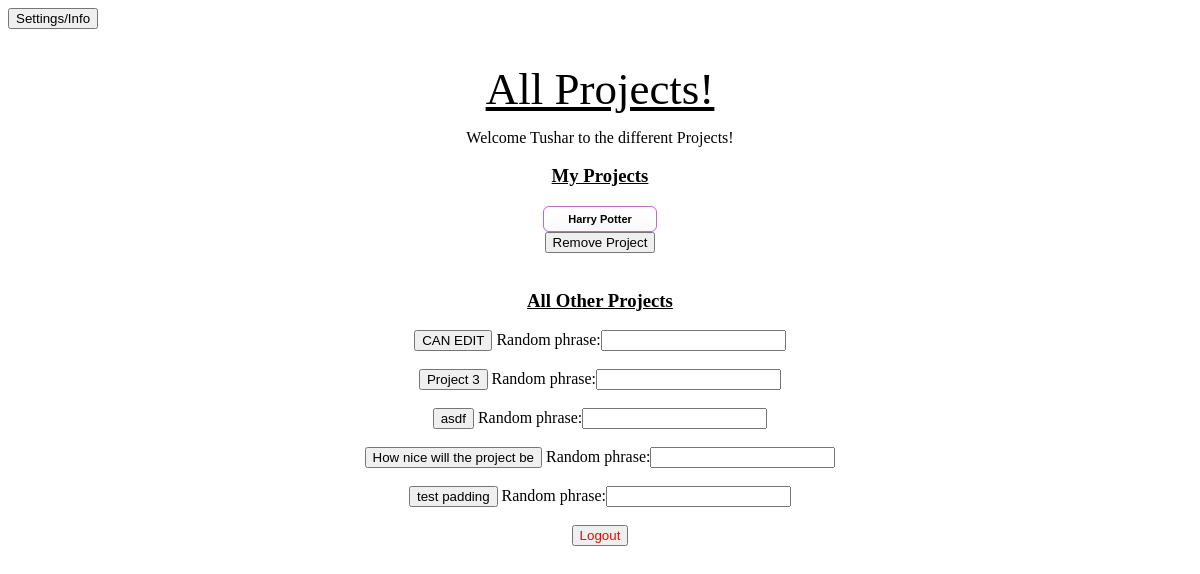
/quest/user_project_page/tdesai (signed in), run on an earlier commit of the app's database.
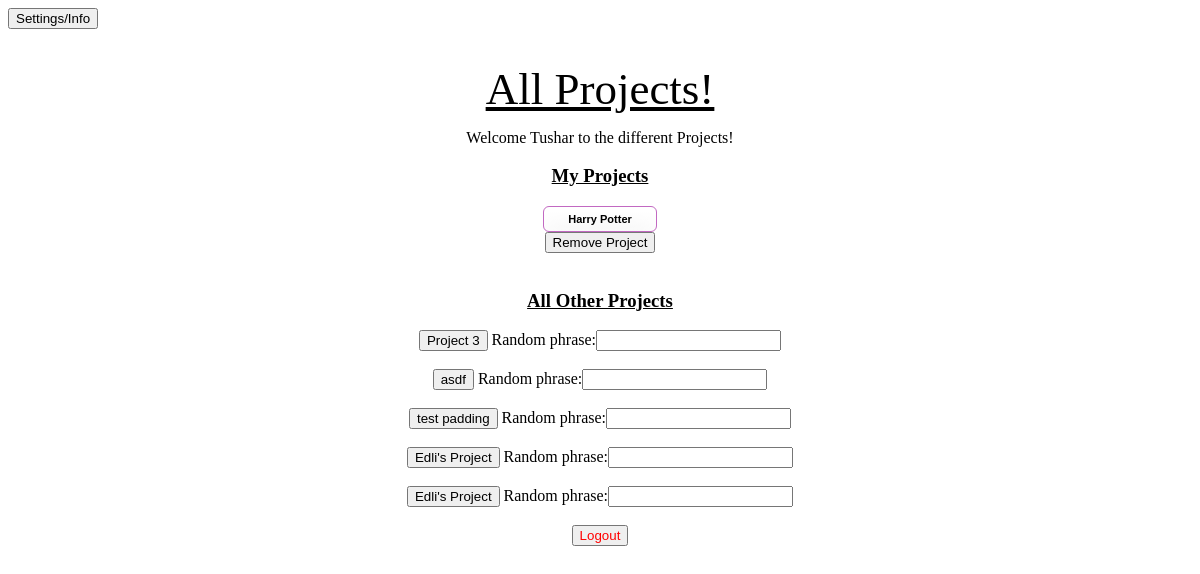
And on a later commit of the database.
### quest_extension/models.py (models this page shows, shortened)
class User(models.Model):
    user_ldap = models.CharField(max_length=45)
    user_first_name = models.CharField(max_length=45)
    user_last_name = models.CharField(max_length=45)
    user_email = models.CharField(max_length=45)
    user_password = models.CharField(max_length = 45)
    user_reset_password_pin = models.CharField(max_length = 5, null=True, default = None)

class Project(models.Model):
    project_name = models.CharField(max_length=1000)
    project_description = models.CharField(max_length=1000)
    project_random_phrase = models.CharField(max_length = 255)
    project_admin_pin = models.CharField(max_length = 255, unique = True)
    project_editable = models.BooleanField()

### quest_extension/views.py (the view)
# urls.py: path('user_project_page/<ldap>', views.get_user_project_page),
def get_user_project_page(request, ldap):
    if not validate_user_access(request, ldap):
        return HttpResponseRedirect('/quest/user_login')
    current_user = User.objects.get(user_ldap = ldap)
    user_projects = [user_project.project for user_project in UserProject.objects.filter(user = current_user)]
    user_project_ids = [project.id for project in user_projects]
    all_other_projects = [project for project in Project.objects.all() if project.id not in user_project_ids]
    add_new_project_form = AddNewProjectForm()
    context = {'current_user': current_user,
     'user_projects': user_projects,
      'all_other_projects': all_other_projects,
      'add_new_project_form': add_new_project_form}
    return render(request, 'quest_extension/user_project_page.html', context)

### quest_extension/forms.py
class AddNewProjectForm(forms.Form):
    random_phrase = forms.CharField()

### quest_extension/logic.py (called while the page is built)
def validate_user_access(request, ldap):
    return 'current_user_ldap' in request.session and request.session['current_user_ldap'] == ldap

### quest_extension/templates/quest_extension/user_project_page.html (shortened to what this page needs)
{% load static %}
<!DOCTYPE html>
<html lang="en">
    <head>
	<link rel="stylesheet" type="text/css" href="{% static 'quest_extension/user_project_page_style.css' %}">
    </head>
    <body>
    <form method='GET' action = '/quest/user_info/{{current_user.user_ldap}}'>
        <button type='submit'>Settings/Info</button>
    </form>
    <div id = 'centered'>
        <h1>All Projects!</h1>
        <p>Welcome {{ current_user.user_first_name }} to the different Projects!</p>
        <h3> My Projects </h3>
        {% for project in user_projects %}
            <form method='GET', action = '/quest/user_home/{{ current_user.user_ldap }}/{{ project.id }}'>
                <div id= 'project_button'>
                    <button type='submit'>{{project.project_name}}</button>
                </div>
            </form>
            <form method='POST' action = '/quest/remove_user_project/{{ current_user.user_ldap }}'>
                <button onclick="return confirm('Are you sure you want to remove this project (All data submitted and all questions answered for this project will be deleted)?');" type = 'submit' name = 'remove_project' value = '{{ project.id }}'> Remove Project </button>
            </form>
            <br>
        {% endfor %}
        <h3> All Other Projects </h3>
        {% for project in all_other_projects %}
            <form id = 'add_new_project' method='POST' action = '/quest/add_user_project_page/{{ current_user.user_ldap }}'>
                <button type ='submit' name = 'project_id' value = '{{project.id}}'>{{project.project_name}}</button>
                {{ add_new_project_form }}
            </form>
            <br>
        {% endfor %}
            <div id= 'logout'>
            <form method='POST' action = '/quest/user_logout/{{ current_user.user_ldap}}'>
                    <button type = 'submit', name = 'logout'>Logout</button>
                </form>
            </div>
        </div>
    </body>
</html>

### quest_extension/static/quest_extension/user_project_page_style.css (style rules this page uses)
#centered { text-align: center; }
h1 { padding-top: 3%; text-decoration: underline; color: black; font-family: 'Trocchi', serif; font-size: 45px; font-weight: normal; line-height: 48px; margin: 0; }
h3 { text-decoration: underline; }
input { display: inline-block; }
#logout button { color:red; }
#project_button button { -moz-box-shadow:inset 0px 5px 23px 0px #ffffff; -webkit-box-shadow:inset 0px 5px 23px 0px #ffffff; box-shadow:inset 0px 5px 23px 0px #ffffff; background:-webkit-gradient(linear, left top, left bottom, color-stop(0.05, #ffffff), color-stop(1, #f6f6f6)); background:-moz-linear-gradient(top, #ffffff 5%, #f6f6f6 100%); background:-webkit-linear-gradient(top, #ffffff 5%, #f6f6f6 100%); background:-o-linear-gradient(top, #ffffff 5%, #f6f6f6 100%); background:-ms-linear-gradient(top, #ffffff 5%, #f6f6f6 100%); background:linear-gradient(to bottom, #ffffff 5%, #f6f6f6 100%); filter:progid:DXImageTransform.Microsoft.gradient(startColorstr='#ffffff', endColorstr='#f6f6f6',GradientType=0); background-color:#ffffff; -moz-border-radius:6px; -webkit-border-radius:6px; border-radius:6px; border:1.5px solid #c269c2; display:inline-block; cursor:pointer; color:black; font-family:Arial; font-size:11px; font-weight:bold; padding:6px 24px; text-decoration:none; }

What changed in the data, as far as the page shows it:
removed Project: {{ project.id }} 13 (drawn), project_name "CAN EDIT", shown under "All Other Projects"
removed Project: {{ project.id }} 42 (drawn), project_name "How nice will the project be", shown under "All Other Projects"
added Project: {{ project.id }} 45 (drawn), project_name "Edli's Project", shown under "All Other Projects"
added Project: {{ project.id }} 46 (drawn), project_name "Edli's Project", shown under "All Other Projects"
